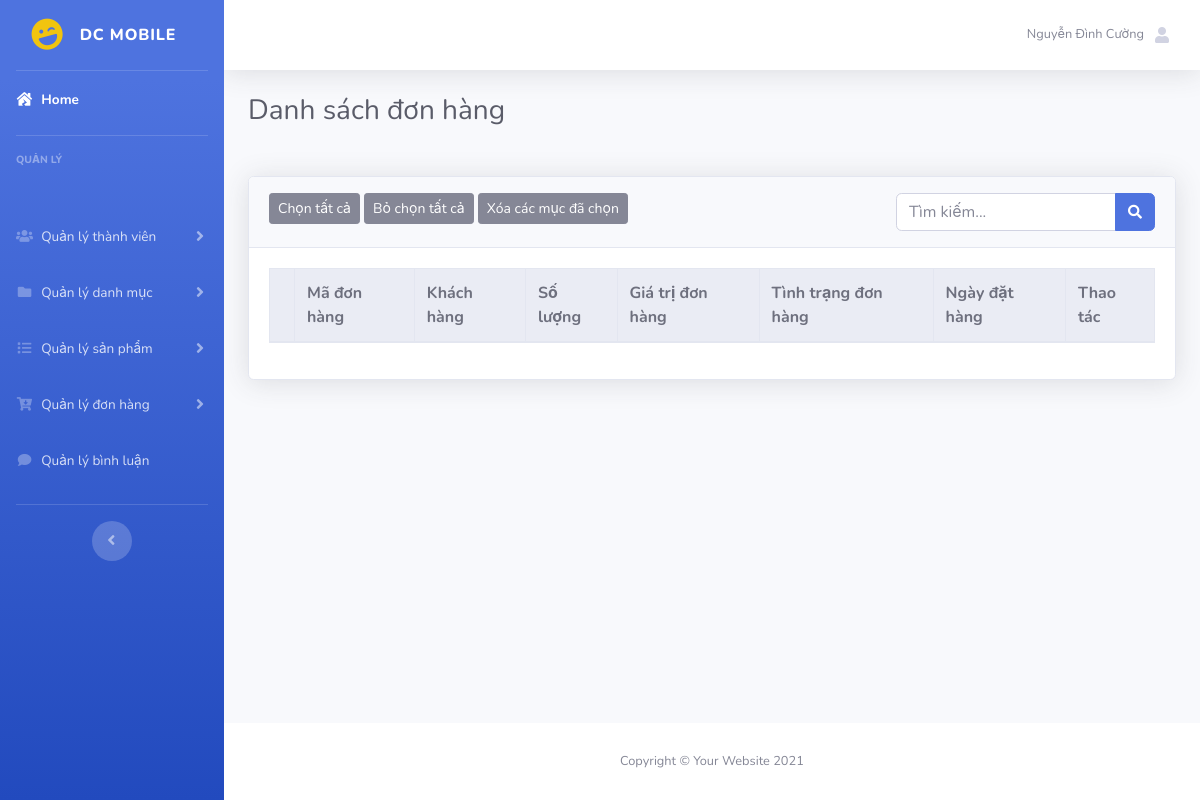
/admin/index.php?act=listdh (signed in), run on an earlier commit of the app's database.
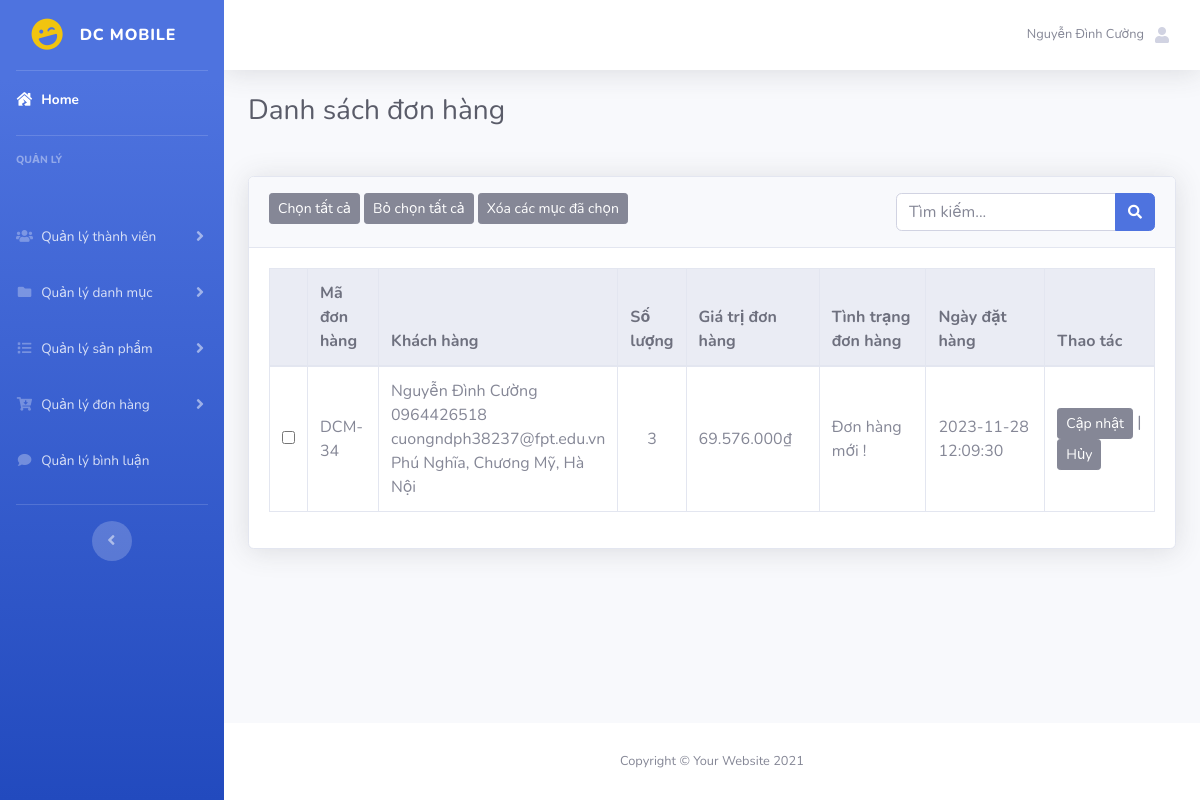
And on a later commit of the database.
### tables this page shows
CREATE TABLE `donhang` (
  `id` int(11) NOT NULL,
  `idtaikhoan` int(5) NOT NULL,
  `hovatennhan` varchar(255) NOT NULL,
  `ngaydathang` datetime NOT NULL,
  `diachinhan` varchar(255) NOT NULL,
  `sodienthoainhan` varchar(20) NOT NULL,
  `phuongthuctt` tinyint(1) NOT NULL COMMENT '0. thanh toán khi nhận hàng 1. Chuyển khoản',
  `trangthai` tinyint(1) NOT NULL DEFAULT 0 COMMENT '0. chưa duyệt 1.Đã duyệt ',
  `giaohang` tinyint(1) NOT NULL DEFAULT 0 COMMENT '0. Đơn hàng mới 1.Đang giao 2. Đã giao'
);

CREATE TABLE `taikhoan` (
  `id` int(5) NOT NULL,
  `hovaten` varchar(50) DEFAULT NULL,
  `tendangnhap` varchar(50) NOT NULL,
  `matkhau` varchar(50) NOT NULL,
  `email` varchar(255) NOT NULL,
  `sodienthoai` varchar(20) DEFAULT NULL,
  `diachi` varchar(255) DEFAULT NULL,
  `role` tinyint(5) NOT NULL DEFAULT 0
);

### model/pdo.php (called while the page is built, shortened)
<?php
function pdo_get_connection(){
    $servername = "localhost";
    $username = "root";
    $password = "";
    try {
        $conn = new PDO("mysql:host=$servername;dbname=du_an_1", $username, $password);
        $conn->setAttribute(PDO::ATTR_ERRMODE, PDO::ERRMODE_EXCEPTION);
        return $conn;
    } catch(PDOException $e) {
        echo "Connection failed: " . $e->getMessage();
    }
}
function pdo_query($sql){
    $sql_args=array_slice(func_get_args(),1);
    try{
        $conn=pdo_get_connection();
        $stmt=$conn->prepare($sql);
        $stmt->execute($sql_args);
        $rows=$stmt->fetchAll();
        return $rows;
    }
    catch(PDOException $e){
        throw $e;
    }
    finally{
        unset($conn);
    }
}
?>

### model/donhang.php (called while the page is built, shortened)
<?php
    function load_all_ctdh($kyw,$trangthai){
        $query="SELECT donhang.id as iddh, donhang.idtaikhoan, donhang.hovatennhan, donhang.ngaydathang, donhang.diachinhan, donhang.sodienthoainhan, donhang.phuongthuctt, donhang.trangthai, donhang.giaohang,
         SUM(chitietdonhang.soluong) as soluongct, SUM(chitietdonhang.thanhtien) as thanhtien,
         taikhoan.id as idtk, taikhoan.hovaten, taikhoan.tendangnhap, taikhoan.matkhau, taikhoan.email, taikhoan.sodienthoai, taikhoan.diachi FROM chitietdonhang
         INNER JOIN donhang ON donhang.id=chitietdonhang.iddonhang
         INNER JOIN taikhoan ON donhang.idtaikhoan=taikhoan.id WHERE 1";
        if($trangthai==0){
            $query .=" AND trangthai='$trangthai'";
        }else if($trangthai==1){
            $query .=" AND trangthai='$trangthai'";
        }
        $query .=" GROUP BY chitietdonhang.iddonhang ORDER BY iddh desc";
        return pdo_query($query);
    }
?>

### admin/donhang/list.php (the view, shortened to what the changed rows need)
 <div class="container-fluid">
    <h1 class="h3 mb-2 text-gray-800 mb-5">Danh sách đơn hàng</h1>
    <form action="?act=listdh" method="post">
        <div class="card shadow mb-4">
            <div class="card-body">
                <div class="table-responsive">
                    <table class="table table-bordered" width="100%" cellspacing="0">
                        <thead class="thead-light">
                            <tr>
                                <th></th>
                                <th>Mã đơn hàng</th>
                                <th>Khách hàng</th>
                                <th>Số lượng</th>
                                <th>Giá trị đơn hàng</th>
                                <th>Tình trạng đơn hàng</th>
                                <th>Ngày đặt hàng</th>
                                <th>Thao tác</th>
                            </tr>
                        </thead>
                        <tbody>
                            <?php
                            foreach ($listdh as $dh) {
                                extract($dh);
                                if($giaohang==0) $giaohang="Đơn hàng mới !";
                                else if($giaohang==1) $giaohang="Đang giao !";
                                else $giaohang="Đã giao !";
                                echo '<tr>
                                        <td class="text-center align-middle"><input type="checkbox" name="select[]" id="" value="'.$iddh.'"></td>
                                        <td class="col-1 align-middle">DCM-'.$iddh.'</td>
                                        <td class="col-3 align-middle">
                                            '.$hovatennhan.' <br>
                                            '.$sodienthoainhan.' <br>
                                            '.$email.' <br>
                                            '.$diachinhan.'
                                        </td>
                                        <td class="text-center align-middle">'.$soluongct.'</td>
                                        <td  class="col-2 align-middle">'.number_format($thanhtien, 0, ',', '.').'₫</td>
                                        <td  class="col-2 align-middle">'.$giaohang.'</td>
                                        <td class="col-2 align-middle">'.$ngaydathang.'</td>
                                        <td class="col-2 align-middle"><a href="?act=suadh&id='.$iddh.'"><button type="button" class="btn btn-secondary btn-sm">Cập nhật</button></a> |
                                            <a href="?act=xoadh&id='.$iddh.'"><button type="button" class="btn btn-secondary btn-sm">Hủy</button></a></td>
                                    </tr>';
                            }
                            ?>
                        </tbody>
                    </table>
                </div>
            </div>
        </form>
    </div>
</div>

What changed in the data, as far as the page shows it:
added donhang: id "34", hovatennhan "Nguyễn Đình Cường", sodienthoainhan "0964426518", idtaikhoan.email "cuongndph38237@fpt.edu.vn", diachinhan "Phú Nghĩa, Chương Mỹ, Hà Nội", soluongct "3", thanhtien "69.576.000", giaohang "Đơn hàng mới !", ngaydathang "2023-11-28 12:09:30"
